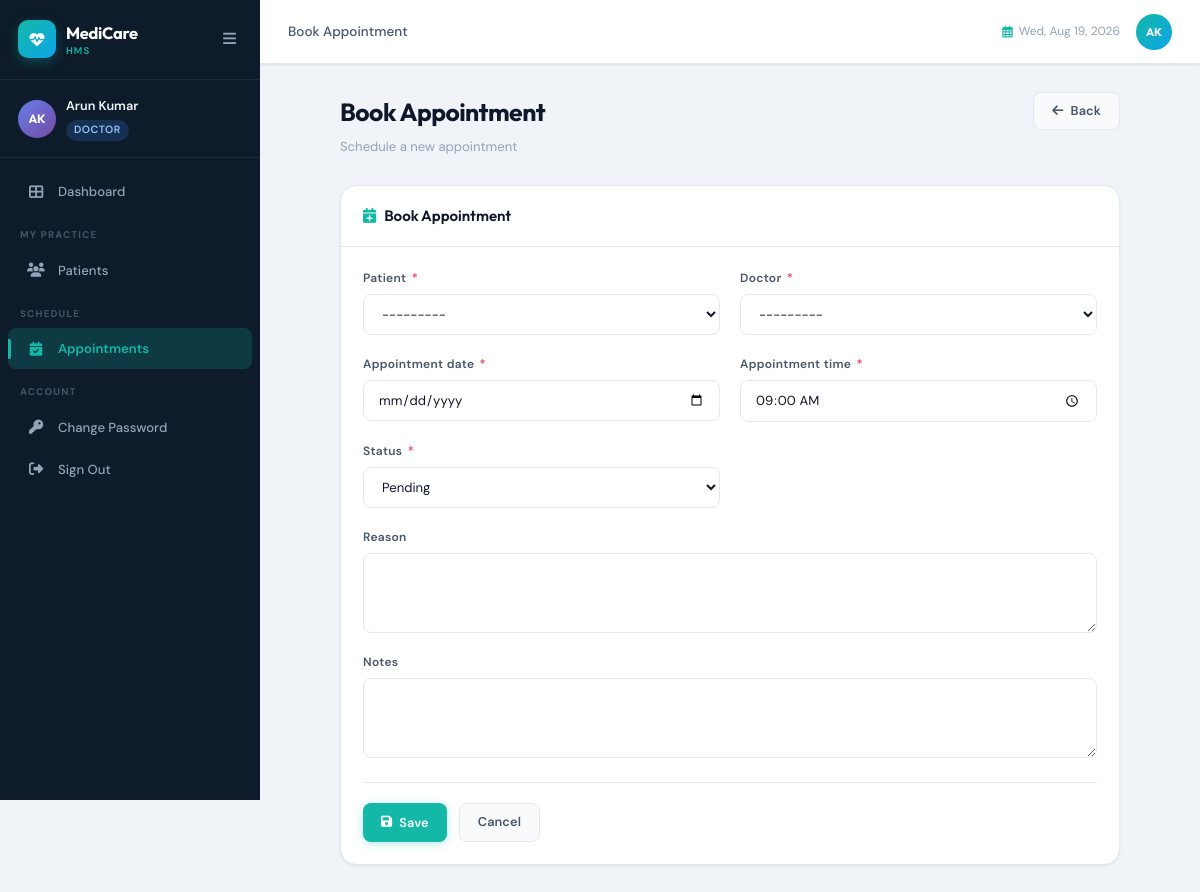
The app's page /appointments/new/ (signed in) with its own data.
### hospital/models.py (models this page shows, shortened)
class User(AbstractUser):
    ROLE_CHOICES = (
        ('admin', 'Admin'),
        ('doctor', 'Doctor'),
        ('patient', 'Patient'),
    )
    role = models.CharField(max_length=10, choices=ROLE_CHOICES, default='patient')
    phone = models.CharField(max_length=15, blank=True, null=True)
    requires_password_change = models.BooleanField(default=False)

class Patient(models.Model):
    GENDER_CHOICES = [('Male', 'Male'), ('Female', 'Female'), ('Other', 'Other')]
    BLOOD_GROUP_CHOICES = [
        ('A+', 'A+'), ('A-', 'A-'), ('B+', 'B+'), ('B-', 'B-'),
        ('AB+', 'AB+'), ('AB-', 'AB-'), ('O+', 'O+'), ('O-', 'O-'),
    ]
    user = models.OneToOneField(User, on_delete=models.SET_NULL, null=True, blank=True, related_name='patient_profile')
    patient_id = models.AutoField(primary_key=True)
    name = models.CharField(max_length=100)
    age = models.IntegerField()
    gender = models.CharField(max_length=10, choices=GENDER_CHOICES)
    contact = models.CharField(max_length=15)
    email = models.EmailField(blank=True, null=True)
    address = models.TextField(blank=True, null=True)
    blood_group = models.CharField(max_length=5, choices=BLOOD_GROUP_CHOICES, blank=True, null=True)
    emergency_contact = models.CharField(max_length=15, blank=True, null=True)
    registered_on = models.DateField(auto_now_add=True)
    def __str__(self):
        return self.name

class Doctor(models.Model):
    SPECIALIZATION_CHOICES = [
        ('Cardiology', 'Cardiology'),
        ('Neurology', 'Neurology'),
        ('Orthopedics', 'Orthopedics'),
        ('Pediatrics', 'Pediatrics'),
        ('Dermatology', 'Dermatology'),
        ('General Medicine', 'General Medicine'),
        ('Gynecology', 'Gynecology'),
        ('Ophthalmology', 'Ophthalmology'),
        ('Psychiatry', 'Psychiatry'),
        ('Radiology', 'Radiology'),
        ('Surgery', 'Surgery'),
        ('Urology', 'Urology'),
        ('ENT', 'ENT'),
        ('Oncology', 'Oncology'),
        ('Endocrinology', 'Endocrinology'),
    ]
    user = models.OneToOneField(User, on_delete=models.SET_NULL, null=True, blank=True, related_name='doctor_profile')
    doctor_id = models.AutoField(primary_key=True)
    name = models.CharField(max_length=100)
    specialization = models.CharField(max_length=100, choices=SPECIALIZATION_CHOICES)
    contact = models.CharField(max_length=15)
    email = models.EmailField(blank=True, null=True)
    experience_years = models.PositiveIntegerField(default=0)
    available_days = models.CharField(max_length=200, default='Mon-Fri')
    created_at = models.DateTimeField(auto_now_add=True)
    def __str__(self):
        return f"Dr. {self.name}"

### hospital/views.py (the view, shortened to what this page needs)
# urls.py: path('appointments/new/', views.appointment_create, name='appointment_create'),
@login_required
def appointment_create(request):
    user = request.user
    if user.role == 'patient':
        form_class = PatientAppointmentForm
    else:
        form_class = AppointmentForm
    form = form_class(request.POST or None)
    title = 'Book Appointment'
    subtitle = 'Schedule a consultation with our doctors' if user.role == 'patient' else 'Schedule a new appointment'
    return render(request, 'hospital/form.html', {
        'form': form,
        'title': title,
        'subtitle': subtitle,
        'icon': 'calendar-plus',
        'back_url': 'appointment_list'
    })

### hospital/forms.py
class AppointmentForm(forms.ModelForm):
    class Meta:
        model = Appointment
        fields = ['patient', 'doctor', 'appointment_date', 'appointment_time', 'status', 'reason', 'notes']
        widgets = {
            'patient': forms.Select(attrs={'class': 'form-input'}),
            'doctor': forms.Select(attrs={'class': 'form-input'}),
            'appointment_date': forms.DateInput(attrs={'class': 'form-input', 'type': 'date'}),
            'appointment_time': forms.TimeInput(attrs={'class': 'form-input', 'type': 'time'}),
            'status': forms.Select(attrs={'class': 'form-input'}),
            'reason': forms.Textarea(attrs={'class': 'form-input', 'rows': 3}),
            'notes': forms.Textarea(attrs={'class': 'form-input', 'rows': 3}),
        }

### hospital/templates/hospital/form.html (shortened to what this page needs)
{% extends 'hospital/base.html' %}
{% block breadcrumb %}{{ title }}{% endblock %}
{% block content %}
<div style="max-width:780px;margin:0 auto;">
  <div class="page-header">
    <div class="page-header-left">
      <h1 class="page-title">{{ title }}</h1>
      {% if subtitle %}<p class="page-subtitle">{{ subtitle }}</p>{% endif %}
    </div>
    <div class="page-header-actions">
      <a href="{% url back_url %}" class="btn btn-secondary"><i class="fas fa-arrow-left"></i> Back</a>
    </div>
  </div>
  <div class="card">
    <div class="card-header">
      <span class="card-title">
        <i class="fas fa-{{ icon|default:'edit' }}"></i> {{ title }}
      </span>
    </div>
    <div class="card-body">
      <form method="post">
        <div class="form-grid">
          {% for field in form %}
          <div class="form-group {% if field.field.widget.attrs.rows %}full-width{% endif %}" {% if field.field.widget.attrs.rows %}style="grid-column:1/-1;"{% endif %}>
            <label class="form-label" for="{{ field.id_for_label }}">
              {{ field.label }}
              {% if field.field.required %}<span style="color:var(--rose);margin-left:2px;">*</span>{% endif %}
            </label>
            {{ field }}
          </div>
          {% endfor %}
        </div>
        <div style="display:flex;gap:12px;margin-top:24px;padding-top:20px;border-top:1px solid var(--border);">
          <button type="submit" class="btn btn-primary"><i class="fas fa-save"></i> Save</button>
          <a href="{% url back_url %}" class="btn btn-secondary">Cancel</a>
        </div>
      </form>
    </div>
  </div>
</div>
{% endblock %}

### hospital/templates/hospital/base.html (shortened to what this page needs)
<!DOCTYPE html>
<html lang="en">
<head>
<link rel="stylesheet" href="https://cdnjs.cloudflare.com/ajax/libs/font-awesome/6.5.0/css/all.min.css">
{% load static %}
<link rel="stylesheet" href="{% static 'hospital/css/hms.css' %}">
</head>
<body>
{% if user.is_authenticated %}
<aside class="sidebar" id="sidebar">
  <div class="sidebar-header">
    <div class="sidebar-logo">
      <div class="logo-icon"><i class="fas fa-heartbeat"></i></div>
      <div class="logo-text">
        <span class="logo-name">MediCare</span>
        <span class="logo-sub">HMS</span>
      </div>
    </div>
    <button class="sidebar-toggle" id="sidebarToggle"><i class="fas fa-bars"></i></button>
  </div>
  <div class="sidebar-user">
    <div class="user-avatar">{{ user.first_name|first|upper }}{{ user.last_name|first|upper }}</div>
    <div class="user-info">
      <span class="user-name">{{ user.get_full_name|default:user.username }}</span>
      <span class="user-role role-{{ user.role }}">{{ user.role|title }}</span>
    </div>
  </div>
  <nav class="sidebar-nav">
    <a href="{% url 'dashboard' %}" class="nav-item {% if request.resolver_match.url_name == 'dashboard' %}active{% endif %}">
      <i class="fas fa-th-large"></i><span>Dashboard</span>
    </a>
    {% if user.role == 'doctor' %}
    <div class="nav-section">My Practice</div>
    <a href="{% url 'patient_list' %}" class="nav-item {% if 'patient' in request.resolver_match.url_name %}active{% endif %}">
      <i class="fas fa-users"></i><span>Patients</span>
    </a>
    {% endif %}
    <div class="nav-section">{% if user.role == 'patient' %}My{% else %}Schedule{% endif %}</div>
    <a href="{% url 'appointment_list' %}" class="nav-item {% if 'appointment' in request.resolver_match.url_name %}active{% endif %}">
      <i class="fas fa-calendar-check"></i><span>Appointments</span>
    </a>
    <div class="nav-section">Account</div>
    <a href="{% url 'change_password' %}" class="nav-item {% if request.resolver_match.url_name == 'change_password' %}active{% endif %}">
      <i class="fas fa-key"></i><span>Change Password</span>
    </a>
    <a href="{% url 'logout' %}" class="nav-item nav-logout">
      <i class="fas fa-sign-out-alt"></i><span>Sign Out</span>
    </a>
  </nav>
</aside>
<div class="main-wrapper" id="mainWrapper">
  <header class="topbar">
    <div class="topbar-left">
      <div class="breadcrumb">
        <span>{% block breadcrumb %}Dashboard{% endblock %}</span>
      </div>
    </div>
    <div class="topbar-right">
      <div class="topbar-date"><i class="far fa-calendar-alt"></i> <span id="currentDate"></span></div>
      <div class="topbar-user">
        <div class="topbar-avatar">{{ user.first_name|first|upper }}{{ user.last_name|first|upper }}</div>
      </div>
    </div>
  </header>
  <main class="page-content">
    {% block content %}{% endblock %}
  </main>
</div>
{% endif %}
{% load static %}
</body>
</html>

### records on screen
User: first_name|first "A", last_name|first "K", get_full_name "Arun Kumar", role "DOCTOR"
Patient: form "---------"
Doctor: form "---------"

### other values on screen
{{ title }} "Book Appointment"
{{ subtitle }} "Schedule a new appointment"
{{ field.label }} "Patient" "Doctor" "Appointment date" "Appointment time" "Status" "Reason" "Notes"
